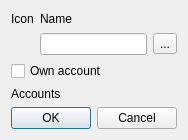
<?xml version="1.0" encoding="UTF-8"?>
<ui version="4.0">
 <class>FContractorEdit</class>
 <widget class="QDialog" name="FContractorEdit">
  <property name="geometry">
   <rect>
    <x>0</x>
    <y>0</y>
    <width>179</width>
    <height>140</height>
   </rect>
  </property>
  <property name="windowTitle">
   <string>Contractor edit</string>
  </property>
  <property name="windowIcon">
   <iconset resource="../../../res/hacc.qrc">
    <normaloff>:/items/contractor.png</normaloff>:/items/contractor.png</iconset>
  </property>
  <layout class="QVBoxLayout" name="verticalLayout">
   <item>
    <layout class="QGridLayout" name="gridLayout">
     <item row="0" column="0">
      <widget class="QLabel" name="label2">
       <property name="text">
        <string>Icon</string>
       </property>
      </widget>
     </item>
     <item row="0" column="1">
      <widget class="QLabel" name="label">
       <property name="sizePolicy">
        <sizepolicy hsizetype="Preferred" vsizetype="Preferred">
         <horstretch>0</horstretch>
         <verstretch>0</verstretch>
        </sizepolicy>
       </property>
       <property name="text">
        <string>Name</string>
       </property>
      </widget>
     </item>
     <item row="1" column="0">
      <widget class="ui::icons::WIconSelect" name="pwIcons" native="true">
       <property name="sizePolicy">
        <sizepolicy hsizetype="Fixed" vsizetype="Fixed">
         <horstretch>0</horstretch>
         <verstretch>0</verstretch>
        </sizepolicy>
       </property>
       <property name="minimumSize">
        <size>
         <width>0</width>
         <height>0</height>
        </size>
       </property>
      </widget>
     </item>
     <item row="1" column="1">
      <layout class="QHBoxLayout" name="horizontalLayout">
       <item>
        <widget class="QLineEdit" name="leName"/>
       </item>
       <item>
        <widget class="QToolButton" name="tbClearName">
         <property name="text">
          <string>...</string>
         </property>
         <property name="icon">
          <iconset resource="../../../res/hacc.qrc">
           <normaloff>:/main/icons/edit-clear-locationbar-rtl.png</normaloff>:/main/icons/edit-clear-locationbar-rtl.png</iconset>
         </property>
        </widget>
       </item>
      </layout>
     </item>
    </layout>
   </item>
   <item>
    <widget class="QCheckBox" name="cbOwnAccount">
     <property name="text">
      <string>Own account</string>
     </property>
    </widget>
   </item>
   <item>
    <widget class="QLabel" name="lAccounts">
     <property name="sizePolicy">
      <sizepolicy hsizetype="Preferred" vsizetype="Fixed">
       <horstretch>0</horstretch>
       <verstretch>0</verstretch>
      </sizepolicy>
     </property>
     <property name="text">
      <string>Accounts</string>
     </property>
    </widget>
   </item>
   <item>
    <layout class="QVBoxLayout" name="lAccountsLayout"/>
   </item>
   <item>
    <widget class="QDialogButtonBox" name="buttonBox">
     <property name="orientation">
      <enum>Qt::Horizontal</enum>
     </property>
     <property name="standardButtons">
      <set>QDialogButtonBox::Cancel|QDialogButtonBox::Ok</set>
     </property>
    </widget>
   </item>
  </layout>
 </widget>
 <customwidgets>
  <customwidget>
   <class>ui::icons::WIconSelect</class>
   <extends>QWidget</extends>
   <header>wiconselect.h</header>
   <container>1</container>
  </customwidget>
 </customwidgets>
 <tabstops>
  <tabstop>leName</tabstop>
  <tabstop>cbOwnAccount</tabstop>
  <tabstop>buttonBox</tabstop>
  <tabstop>tbClearName</tabstop>
 </tabstops>
 <resources>
  <include location="../../../res/hacc.qrc"/>
 </resources>
 <connections>
  <connection>
   <sender>buttonBox</sender>
   <signal>accepted()</signal>
   <receiver>FContractorEdit</receiver>
   <slot>accept()</slot>
   <hints>
    <hint type="sourcelabel">
     <x>55</x>
     <y>174</y>
    </hint>
    <hint type="destinationlabel">
     <x>214</x>
     <y>172</y>
    </hint>
   </hints>
  </connection>
  <connection>
   <sender>buttonBox</sender>
   <signal>rejected()</signal>
   <receiver>FContractorEdit</receiver>
   <slot>reject()</slot>
   <hints>
    <hint type="sourcelabel">
     <x>84</x>
     <y>170</y>
    </hint>
    <hint type="destinationlabel">
     <x>197</x>
     <y>180</y>
    </hint>
   </hints>
  </connection>
 </connections>
</ui>
